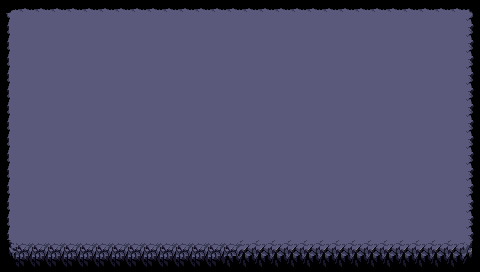

A 2D game scene composited from a Tiled map and its tileset images. What follows is a short description and the map's XML, with each tile layer's data collapsed to a summary:
An orthogonal 30x17 tile map with 16x16 px tiles, 1 tile layer (Tile Layer 1) and 8 objects.

<map version="1.4" tiledversion="1.4.2" orientation="orthogonal" renderorder="right-down" width="30" height="17" tilewidth="16" tileheight="16" infinite="0" nextlayerid="7" nextobjectid="27">
 <tileset firstgid="1" name="tileset" tilewidth="16" tileheight="16" tilecount="36" columns="6">
  <image source="tileset.png" width="96" height="96" />
 </tileset>
 <layer id="1" name="Tile Layer 1" width="30" height="17" offsetx="0.424084" offsety="0.0564882">
  <data>[510 cells, 510 non-empty, 16 distinct tile ids]</data>
 </layer>
 <objectgroup id="6" name="Rocks">
  <object id="13" gid="36" x="176.5" y="114.5" width="16" height="16" />
  <object id="14" gid="36" x="208.5" y="192.5" width="16" height="16" />
  <object id="21" gid="36" x="46" y="158" width="16" height="16" />
  <object id="22" gid="36" x="312.5" y="109.5" width="16" height="16" />
  <object id="23" gid="36" x="228.5" y="59.5" width="16" height="16" />
  <object id="24" gid="35" x="300" y="190.5" width="16" height="16" />
  <object id="25" gid="35" x="107.5" y="213" width="16" height="16" />
  <object id="26" gid="35" x="67.5" y="70.5" width="16" height="16" />
 </objectgroup>
</map>